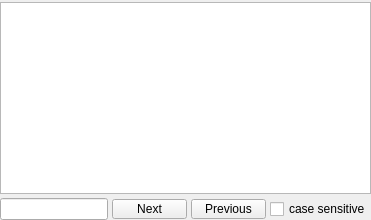
      <widget class="QWidget" name="tabJson">
       <attribute name="title">
        <string>Json</string>
       </attribute>
       <layout class="QVBoxLayout" name="verticalLayout_8">
        <property name="spacing">
         <number>4</number>
        </property>
        <property name="leftMargin">
         <number>0</number>
        </property>
        <property name="topMargin">
         <number>2</number>
        </property>
        <property name="rightMargin">
         <number>0</number>
        </property>
        <property name="bottomMargin">
         <number>0</number>
        </property>
        <item>
         <widget class="QPlainTextEdit" name="plainTextEditJson"/>
        </item>
        <item>
         <layout class="QHBoxLayout" name="horizontalLayout_11">
          <item>
           <widget class="QLineEdit" name="lineEditFind_json">
            <property name="minimumSize">
             <size>
              <width>0</width>
              <height>0</height>
             </size>
            </property>
           </widget>
          </item>
          <item>
           <widget class="QToolButton" name="buttonNext_json">
            <property name="minimumSize">
             <size>
              <width>75</width>
              <height>20</height>
             </size>
            </property>
            <property name="maximumSize">
             <size>
              <width>70</width>
              <height>20</height>
             </size>
            </property>
            <property name="text">
             <string>Next</string>
            </property>
           </widget>
          </item>
          <item>
           <widget class="QToolButton" name="buttonPrev_json">
            <property name="minimumSize">
             <size>
              <width>75</width>
              <height>20</height>
             </size>
            </property>
            <property name="maximumSize">
             <size>
              <width>70</width>
              <height>20</height>
             </size>
            </property>
            <property name="text">
             <string>Previous</string>
            </property>
           </widget>
          </item>
          <item>
           <widget class="QCheckBox" name="checkBoxCaseSensitive_json">
            <property name="text">
             <string>case sensitive</string>
            </property>
           </widget>
          </item>
         </layout>
        </item>
       </layout>
      </widget>
